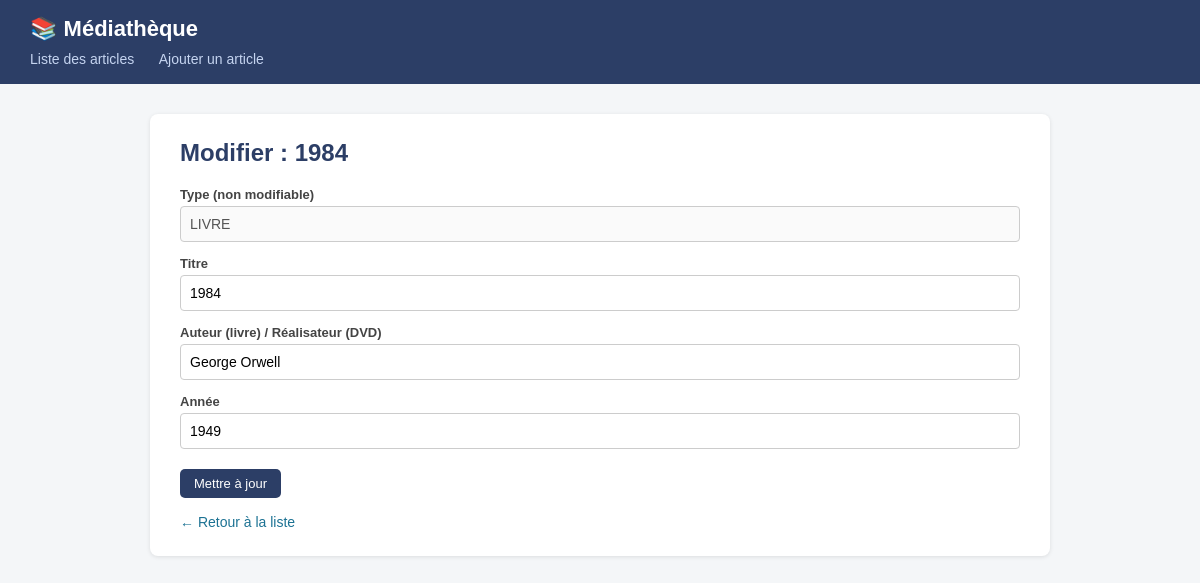
The app's page /formulaire.php?id=2 with its own data.
### tables this page shows
CREATE TABLE article (
    id          INT AUTO_INCREMENT PRIMARY KEY,
    type        ENUM('livre', 'dvd') NOT NULL,
    titre       VARCHAR(150)         NOT NULL,
    auteur      VARCHAR(150)         NOT NULL,
    annee       INT                  NOT NULL,
    disponible  TINYINT(1)           NOT NULL DEFAULT 1
);

### classes/DAO.class.php (called while the page is built, shortened)
<?php
abstract class DAO
{
    protected \PDO    $pdo;
    protected string $table;
    public function __construct(\PDO $pdo)
    {
        $this->pdo = $pdo;
    }
    public function find(int $id): ?object
    {
        $stmt = $this->pdo->prepare(
            "SELECT * FROM {$this->table} WHERE id = :id"
        );
        $stmt->execute([':id' => $id]);
        $row = $stmt->fetch();
        return ($row !== false) ? $this->hydrate($row) : null;
    }
}

### classes/Article.class.php (called while the page is built, shortened)
<?php
abstract class Article
{
    private string $titre;
    private string $auteur;
    private int    $annee;
    public function __construct(
        string $titre,
        string $auteur,
        int    $annee,
        bool   $disponible = true
    ) {
        $this->auteur     = $auteur;
    }
    public function getTitre(): string  { return $this->titre;      }
    public function getAuteur(): string { return $this->auteur;     }
    public function getAnnee(): int     { return $this->annee;      }
    public function setTitre(string $titre): void
    {
        $this->titre = $titre;
    }
    public function setAnnee(int $annee): void
    {
        $max = (int) date('Y');
        $this->annee = $annee;
    }
}
class ArticleDAO extends DAO
{
    protected function hydrate(array $row): object
    {
        if ($row['type'] === 'livre') {
            $article = new Livre(
                $row['titre'],
                $row['auteur'],
                (int)  $row['annee'],
                (bool) $row['disponible']
            );
        }
        $article->setId((int) $row['id']);
        return $article;
    }
}

### classes/Livre.class.php (called while the page is built, shortened)
<?php
class Livre extends Article implements Empruntable
{
    public function getType(): string
    {
        return 'livre';
    }
}

### formulaire.php (the view, shortened to what this page needs)
<?php
require_once __DIR__ . '/classes/config.php';
require_once __DIR__ . '/classes/DAO.class.php';
require_once __DIR__ . '/classes/Article.class.php';
require_once __DIR__ . '/classes/Livre.class.php';
$pdo = getConnexion();
$dao = new ArticleDAO($pdo);
$id      = isset($_GET['id']) ? (int) $_GET['id'] : 0;
$article = null;
$mode    = 'ajout';
if ($id > 0) {
    $article = $dao->find($id);
    $mode = 'modification';
}
require_once __DIR__ . '/includes/header.php';
$titrePage = ($mode === 'modification')
    ? "Modifier : " . htmlspecialchars($article->getTitre())
    : "Ajouter un article";
?>
<h2><?= $titrePage ?></h2>
<form method="post" action="formulaire.php<?= $id > 0 ? "?id=$id" : '' ?>">
    <?php if ($mode === 'ajout'): ?>
        <label for="type">Type d'article</label>
        <select id="type" name="type">
            <option value="">-- Choisir --</option>
            <option value="livre" <?= (($_POST['type'] ?? '') === 'livre') ? 'selected' : '' ?>>
                Livre
            </option>
            <option value="dvd" <?= (($_POST['type'] ?? '') === 'dvd') ? 'selected' : '' ?>>
                DVD
            </option>
        </select>
    <?php else: ?>
        <label>Type (non modifiable)</label>
        <input type="text"
               value="<?= strtoupper($article->getType()) ?>"
               disabled>
    <?php endif; ?>
    <label for="titre">Titre</label>
    <input type="text"
           id="titre"
           name="titre"
           value="<?= htmlspecialchars($_POST['titre'] ?? ($article ? $article->getTitre() : '')) ?>">
    <label for="auteur">Auteur (livre) / Réalisateur (DVD)</label>
    <input type="text"
           id="auteur"
           name="auteur"
           value="<?= htmlspecialchars($_POST['auteur'] ?? ($article ? $article->getAuteur() : '')) ?>">
    <label for="annee">Année</label>
    <input type="number"
           id="annee"
           name="annee"
           value="<?= htmlspecialchars($_POST['annee'] ?? ($article ? (string)$article->getAnnee() : '')) ?>">
    <button type="submit" class="btn">
        <?= $mode === 'modification' ? 'Mettre à jour' : 'Enregistrer' ?>
    </button>
</form>
<a class="lien-retour" href="index.php">← Retour à la liste</a>
<?php require_once __DIR__ . '/includes/footer.php'; ?>

### includes/header.php (style rules this page uses)
* { box-sizing: border-box; }
body { font-family: Arial, sans-serif; background: #f4f6f8; margin: 0; color: #222; }
h2 { color: #2c3e66; margin-top: 0; }
.btn { display: inline-block; background: #2c3e66; color: white; padding: 7px 14px; border: none; border-radius: 5px; cursor: pointer; font-size: 13px; text-decoration: none; margin-right: 4px; }
form label { display: block; font-size: 13px; font-weight: bold; color: #444; margin-top: 14px; }
form input, form select { width: 100%; padding: 9px; margin-top: 4px; border: 1px solid #ccc; border-radius: 4px; font-size: 14px; }
form .btn { margin-top: 20px; }
.lien-retour { display: inline-block; margin-top: 16px; color: #1c7293; font-size: 14px; text-decoration: none; }

### records on screen
article: titre "Modifier : 1984", titre "1984", auteur "George Orwell", annee "1949"
